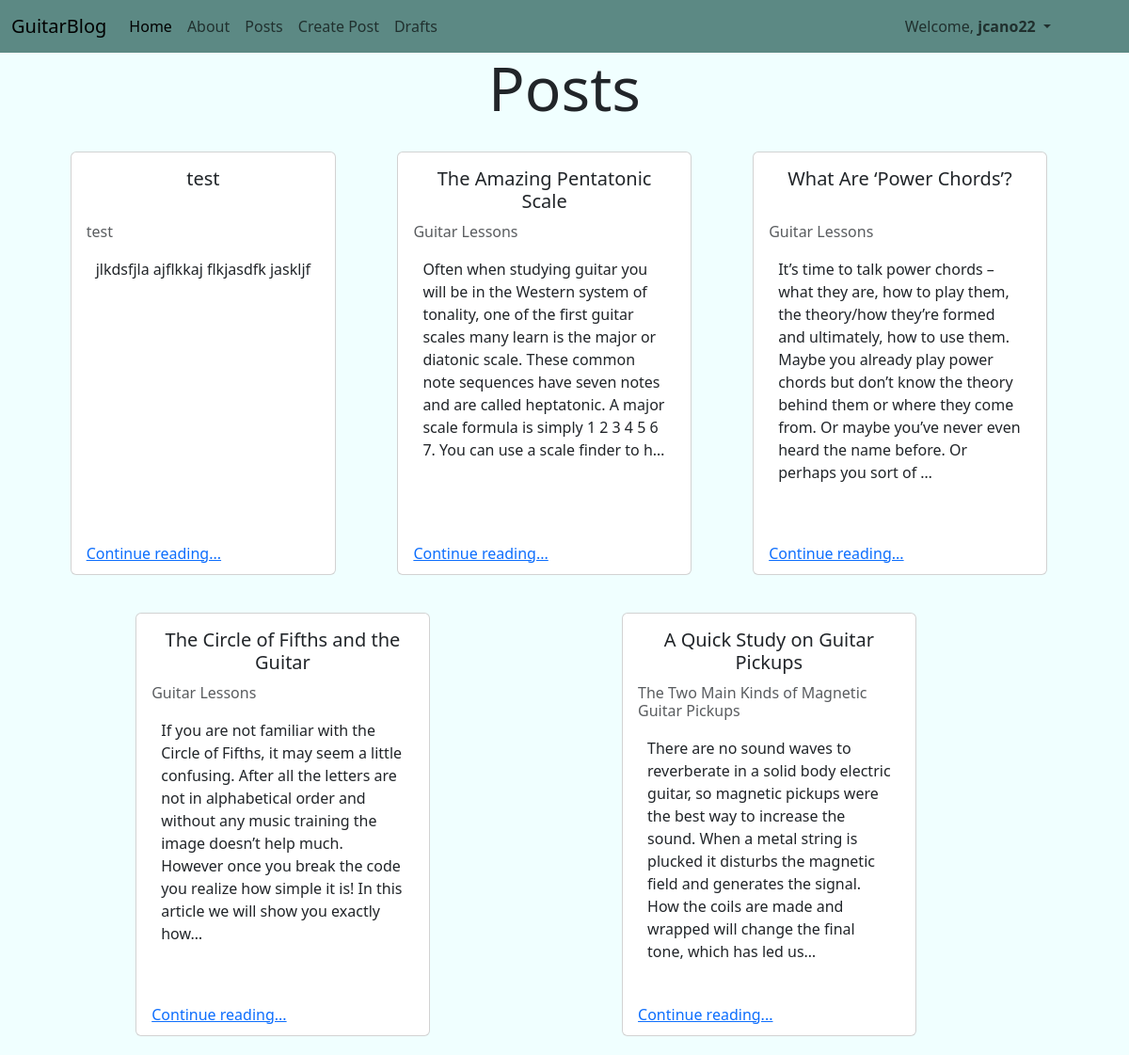
The page /posts/ (signed in) on the database its author committed.
### posts/models.py (models this page shows, shortened)
class Post(models.Model):
    title = models.CharField(max_length=128)
    subtitle = models.CharField(max_length=256)
    body = models.TextField()
    author = models.ForeignKey(
        get_user_model(),
        on_delete=models.CASCADE
    )
    created_on = models.DateTimeField(auto_now_add=True)
    status = models.ForeignKey(
        Status,
        on_delete=models.CASCADE,
        blank=True, null=True
    )

### posts/views.py (the view)
# urls.py: path("", views.PostListView.as_view(), name="list"),
class PostListView(ListView):
    template_name = "posts/list.html"
    model = Post
    def get_context_data(self, **kwargs):
        context = super().get_context_data(**kwargs)
        published_status = Status.objects.get(name="published")
        context['post_list'] = Post.objects.filter(
            status=published_status
        ).order_by("created_on").reverse()
        return context

### templates/posts/list.html (shortened to what this page needs)
{% extends 'base.html' %}
{% block content %}
<div class="container listCont">
<h1>Posts</h1>
<div class="postCont">
{% for post in post_list %}
    <div class="card">
        <div class="card-body">
        <h5 class="card-title">{{ post.title }}</h5>
        <h6 class="card-subtitle mb-2 text-body-secondary">{{ post.subtitle }}</h6>
        <p class="card-text">{{ post.body|truncatechars:302}}</p>
        <a href="{% url 'detail' post.id %}" class="card-link">Continue reading...</a>
        </div>
    </div>
    <br />
{% endfor %}
</div>
</div>
{% endblock content %}

### templates/base.html (shortened to what this page needs)
{% load static %}
<!DOCTYPE html>
<html lang="en">
<head>
    <link href="https://cdn.jsdelivr.net/npm/bootstrap@5.3.0/dist/css/bootstrap.min.css" rel="stylesheet">
    <link rel="stylesheet" href="{% static 'css/baseStyle.css' %}">
</head>
<body>
    <nav class="navbar navbar-expand-lg bg-body-tertiary">
        <div class="container-fluid">
          <a class="navbar-brand"
          href="{% url 'home' %}">GuitarBlog</a>
          <div class="collapse navbar-collapse" id="navbarNav">
            <ul class="navbar-nav">
              <li class="nav-item">
                <a class="nav-link active"
                aria-current="page"
                href="{% url 'home' %}">Home</a>
              </li>
              <li class="nav-item">
                <a class="nav-link"
                href="{% url 'about' %}">About</a>
              </li>
              <li class="nav-item">
                <a class="nav-link"
                href="{% url 'list' %}">Posts</a>
              </li>
              {% if user.is_authenticated %}
              <li class="nav-item">
                <a class="nav-link"
                href="{% url 'new' %}">Create Post</a>
              </li>
              <li class="nav-item">
                <a class="nav-link"
                href="{% url 'drafts' %}">Drafts</a>
              </li>
              <li class="nav-item dropdown liRight1">
                <a class="nav-link dropdown-toggle" href="#" role="button" data-bs-toggle="dropdown" aria-expanded="false">
                  Welcome, <span style="font-weight: bold;">{{ user }}</span>
                </a>
              </li>
              {% endif %}
            </ul>
          </div>
        </div>
      </nav>
    <main>
      {% block content %}{% endblock content %}
    </main>
</body>
</html>

### static/css/baseStyle.css (style rules this page uses)
* { padding: 0; margin: 0; }
body { background-color: azure; }
.navbar { background-color: #5C8984 !important; position: relative; }
.navbar .liRight1 { position: absolute; right: 75px; }
.listCont h1 { text-align: center; font-size: 4rem; }
.postCont { display: flex; flex-direction: row; justify-content: space-evenly; flex-wrap: wrap; }
.postCont .card { max-width: 28%; max-height: 450px; margin: 20px; }
.postCont .card-body { position: relative; height: 460px; }
.postCont .card-title { text-align: center; height: 55px; }
.postCont .card-text { height: 65%; overflow:auto; padding: 10px; }
.card .card-link { position: absolute; bottom: 10px; }

### rows shown on the page
Post: title "test", subtitle "test", body "jlkdsfjla ajflkkaj flkjasdfk jaskljf"
Post: title "The Amazing Pentatonic Scale", subtitle "Guitar Lessons", body "Often when studying guitar you will be in the Western system of tonality, one of the first guitar scales many learn is the major or diatonic scale. These common note sequences have seven notes and are called heptatonic. A major scale formula is simply 1 2 3 4 5 6 7. You can use a scale finder to h…"
Post: title "What Are ‘Power Chords’?", subtitle "Guitar Lessons", body "It’s time to talk power chords – what they are, how to play them, the theory/how they’re formed and ultimately, how to use them. Maybe you already play power chords but don’t know the theory behind them or where they come from. Or maybe you’ve never even heard the name before. Or perhaps you sort of …"
Post: title "The Circle of Fifths and the Guitar", subtitle "Guitar Lessons", body "If you are not familiar with the Circle of Fifths, it may seem a little confusing. After all the letters are not in alphabetical order and without any music training the image doesn’t help much. However once you break the code you realize how simple it is! In this article we will show you exactly how…"
Post: title "A Quick Study on Guitar Pickups", subtitle "The Two Main Kinds of Magnetic Guitar Pickups", body "There are no sound waves to reverberate in a solid body electric guitar, so magnetic pickups were the best way to increase the sound. When a metal string is plucked it disturbs the magnetic field and generates the signal. How the coils are made and wrapped will change the final tone, which has led us…"

### other values the page prints
{{ user }} "jcano22"
